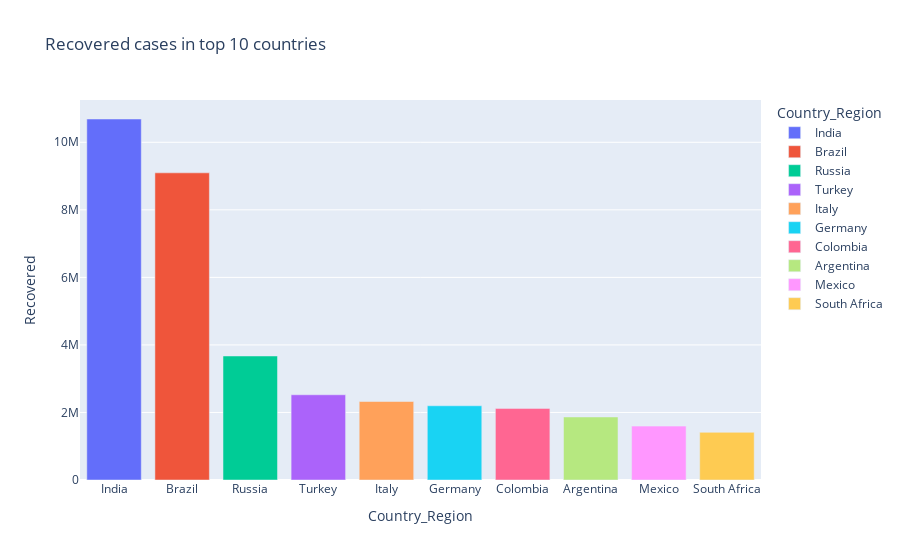

Here is the notebook cell this chart was saved with:
### Code cell
px.bar(Sorted_country_df_rec.head(10),x = "Country_Region",y="Recovered",color ="Country_Region" ,title="Recovered cases in top 10 countries")

### Figure 1 — Plotly figure (JSON) as saved in the notebook; plotly's stock layout.template omitted (floating-point values rounded to 4 significant figures)
{"data": [{"alignmentgroup": "True", "hovertemplate": "Country_Region=%{x}<br>Recovered=%{y}<extra></extra>", "legendgroup": "India", "marker": {"color": "#636efa"}, "name": "India", "offsetgroup": "India", "orientation": "v", "showlegend": true, "textposition": "auto", "type": "bar", "x": ["India"], "xaxis": "x", "y": [10689715], "yaxis": "y"}, {"alignmentgroup": "True", "hovertemplate": "Country_Region=%{x}<br>Recovered=%{y}<extra></extra>", "legendgroup": "Brazil", "marker": {"color": "#EF553B"}, "name": "Brazil", "offsetgroup": "Brazil", "orientation": "v", "showlegend": true, "textposition": "auto", "type": "bar", "x": ["Brazil"], "xaxis": "x", "y": [9095692], "yaxis": "y"}, {"alignmentgroup": "True", "hovertemplate": "Country_Region=%{x}<br>Recovered=%{y}<extra></extra>", "legendgroup": "Russia", "marker": {"color": "#00cc96"}, "name": "Russia", "offsetgroup": "Russia", "orientation": "v", "showlegend": true, "textposition": "auto", "type": "bar", "x": ["Russia"], "xaxis": "x", "y": [3672084], "yaxis": "y"}, {"alignmentgroup": "True", "hovertemplate": "Country_Region=%{x}<br>Recovered=%{y}<extra></extra>", "legendgroup": "Turkey", "marker": {"color": "#ab63fa"}, "name": "Turkey", "offsetgroup": "Turkey", "orientation": "v", "showlegend": true, "textposition": "auto", "type": "bar", "x": ["Turkey"], "xaxis": "x", "y": [2523760], "yaxis": "y"}, {"alignmentgroup": "True", "hovertemplate": "Country_Region=%{x}<br>Recovered=%{y}<extra></extra>", "legendgroup": "Italy", "marker": {"color": "#FFA15A"}, "name": "Italy", "offsetgroup": "Italy", "orientation": "v", "showlegend": true, "textposition": "auto", "type": "bar", "x": ["Italy"], "xaxis": "x", "y": [2324633], "yaxis": "y"}, {"alignmentgroup": "True", "hovertemplate": "Country_Region=%{x}<br>Recovered=%{y}<extra></extra>", "legendgroup": "Germany", "marker": {"color": "#19d3f3"}, "name": "Germany", "offsetgroup": "Germany", "orientation": "v", "showlegend": true, "textposition": "auto", "type": "bar", "x": ["Germany"], "xaxis": "x", "y": [2198007], "yaxis": "y"}, {"alignmentgroup": "True", "hovertemplate": "Country_Region=%{x}<br>Recovered=%{y}<extra></extra>", "legendgroup": "Colombia", "marker": {"color": "#FF6692"}, "name": "Colombia", "offsetgroup": "Colombia", "orientation": "v", "showlegend": true, "textposition": "auto", "type": "bar", "x": ["Colombia"], "xaxis": "x", "y": [2120366], "yaxis": "y"}, {"alignmentgroup": "True", "hovertemplate": "Country_Region=%{x}<br>Recovered=%{y}<extra></extra>", "legendgroup": "Argentina", "marker": {"color": "#B6E880"}, "name": "Argentina", "offsetgroup": "Argentina", "orientation": "v", "showlegend": true, "textposition": "auto", "type": "bar", "x": ["Argentina"], "xaxis": "x", "y": [1866501], "yaxis": "y"}, {"alignmentgroup": "True", "hovertemplate": "Country_Region=%{x}<br>Recovered=%{y}<extra></extra>", "legendgroup": "Mexico", "marker": {"color": "#FF97FF"}, "name": "Mexico", "offsetgroup": "Mexico", "orientation": "v", "showlegend": true, "textposition": "auto", "type": "bar", "x": ["Mexico"], "xaxis": "x", "y": [1595320], "yaxis": "y"}, {"alignmentgroup": "True", "hovertemplate": "Country_Region=%{x}<br>Recovered=%{y}<extra></extra>", "legendgroup": "South Africa", "marker": {"color": "#FECB52"}, "name": "South Africa", "offsetgroup": "South Africa", "orientation": "v", "showlegend": true, "textposition": "auto", "type": "bar", "x": ["South Africa"], "xaxis": "x", "y": [1412015], "yaxis": "y"}], "layout": {"barmode": "relative", "legend": {"title": {"text": "Country_Region"}, "tracegroupgap": 0}, "title": {"text": "Recovered cases in top 10 countries"}, "xaxis": {"anchor": "y", "categoryarray": ["India", "Brazil", "Russia", "Turkey", "Italy", "Germany", "Colombia", "Argentina", "Mexico", "South Africa"], "categoryorder": "array", "domain": [0, 1], "title": {"text": "Country_Region"}}, "yaxis": {"anchor": "x", "domain": [0, 1], "title": {"text": "Recovered"}}}}
